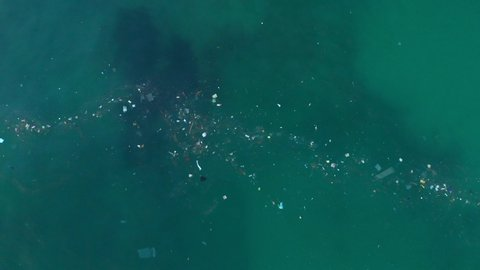
#> input picture sampleimages/1.jpg, 480 x 270 px, found by its file name
$ python test.py
#> lines starting #> are read from the running program, lines starting #| are printed output that depends on the picture; after the words box and inside, x2 and y2 are one past the last pixel; in counts of white or black regions, pixels touching at a corner belong together; long printed decimals are rounded
import numpy as np
import cv2

img = cv2.imread(r"C:\Users\Sivasthigan\PycharmProjects\droneproject\1.jpg")
#> img is the input picture: shape (270, 480, 3); mean B, G, R 83.3, 86, 12.3
gray = cv2.cvtColor(img, cv2.COLOR_BGR2GRAY)
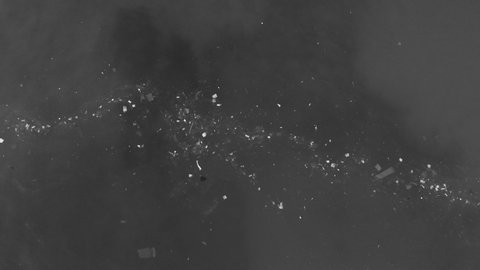
#> gray: shape (270, 480); min 34, max 245, mean 63.7
ret, threshold = cv2.threshold(gray, 150, 255, cv2.THRESH_BINARY)
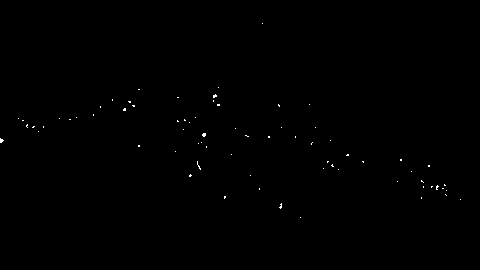
#> threshold: shape (270, 480); 0.18% white in thin lines or dots, all inside (x1, y1, x2, y2) = (0, 23, 461, 218)
cv2.bitwise_not(threshold, threshold)
contours, hierarchy = cv2.findContours(threshold, cv2.RETR_TREE, cv2.CHAIN_APPROX_NONE)
#> contours = 78 contours, 77 with area under 20; largest, box (x1, y1, x2, y2) and area: (0, 0, 480, 270) 128837
listx = []
listy = []
points = [[400,0]]

for i in range(0, len(contours)):
    c = contours[i]
    size = cv2.contourArea(c)
    if size > 12:
        M = cv2.moments(c)
        cX = int(M["m10"] / M["m00"])
        cY = int(M["m01"] / M["m00"])
        points.append([cX, cY])
        cv2.circle(img, (cX, cY), 5, (255, 0, 0), 10)
        listx.append(cX)
        listy.append(cY)

        if len(points) >= 2:
            # joins the current point and
            # the previous point in the
            # list with a line
            cv2.line(img, points[-1], points[-2],
                     (0, 255, 255), 5)
            a=points[-1]
            x1=a[0]
            y1=a[1]
            b=points[-2]
            x2=b[0]
            y2=b[1]
            distance = np.sqrt((x1-x2)**2 + (y1-y2)**2)
            print(distance)


        # displays the image
        cv2.imshow('image', img)
#> this loop made 78 passes
#> (size, cX, cY, x1, y1, x2, y2, distance) on passes 1, 3, 14, 45, 65, 75: (128837, 239, 134, 239, 134, 400, 0, 209.5), (16, 280, 205, 280, 205, 239, 134, 81.99), (14.5, 436, 187, 436, 187, 280, 205, 157), (18.5, 203, 134, 203, 134, 436, 187, 239), (12.5, 124, 109, 124, 109, 203, 134, 82.86), (16.5, 214, 95, 214, 95, 124, 109, 91.08)
#> size on passes 5, 6, 10, 11, 12, 13: 4, 8.5, 4, 4, 5.5, 4
#| 209.468
#| 81.988
#| 157.035
#| 238.952
#| 82.861
#| 91.082
#> pass 1, `cv2.imshow('image', img)`:
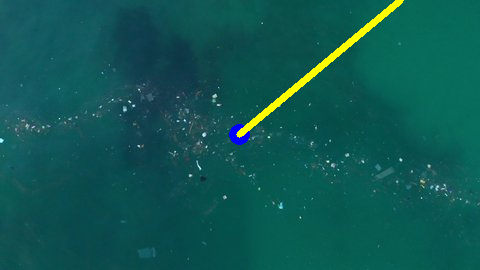
#> window 'image': shape (270, 480, 3); mean B, G, R 82.7, 87.7, 15.1
#> after the loop:
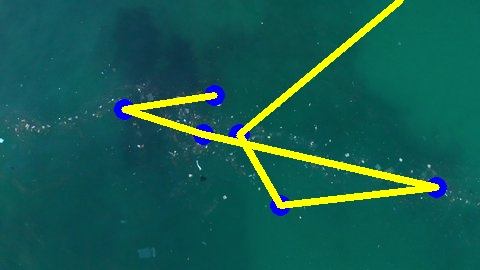
#> img: shape (270, 480, 3); 5.48% of pixels changed, all inside (x1, y1, x2, y2) = (114, 0, 447, 216)
#> after the loop, listx = [239, 280, 436, 203, 124, 214]; listy = [134, 205, 187, 134, 109, 95]; points = [[400, 0], [239, 134], [280, 205], [436, 187], [203, 134], [124, 109], [214, 95]]


img = np.zeros((512, 512, 3),
               np.uint8)

cv2.waitKey(0)
